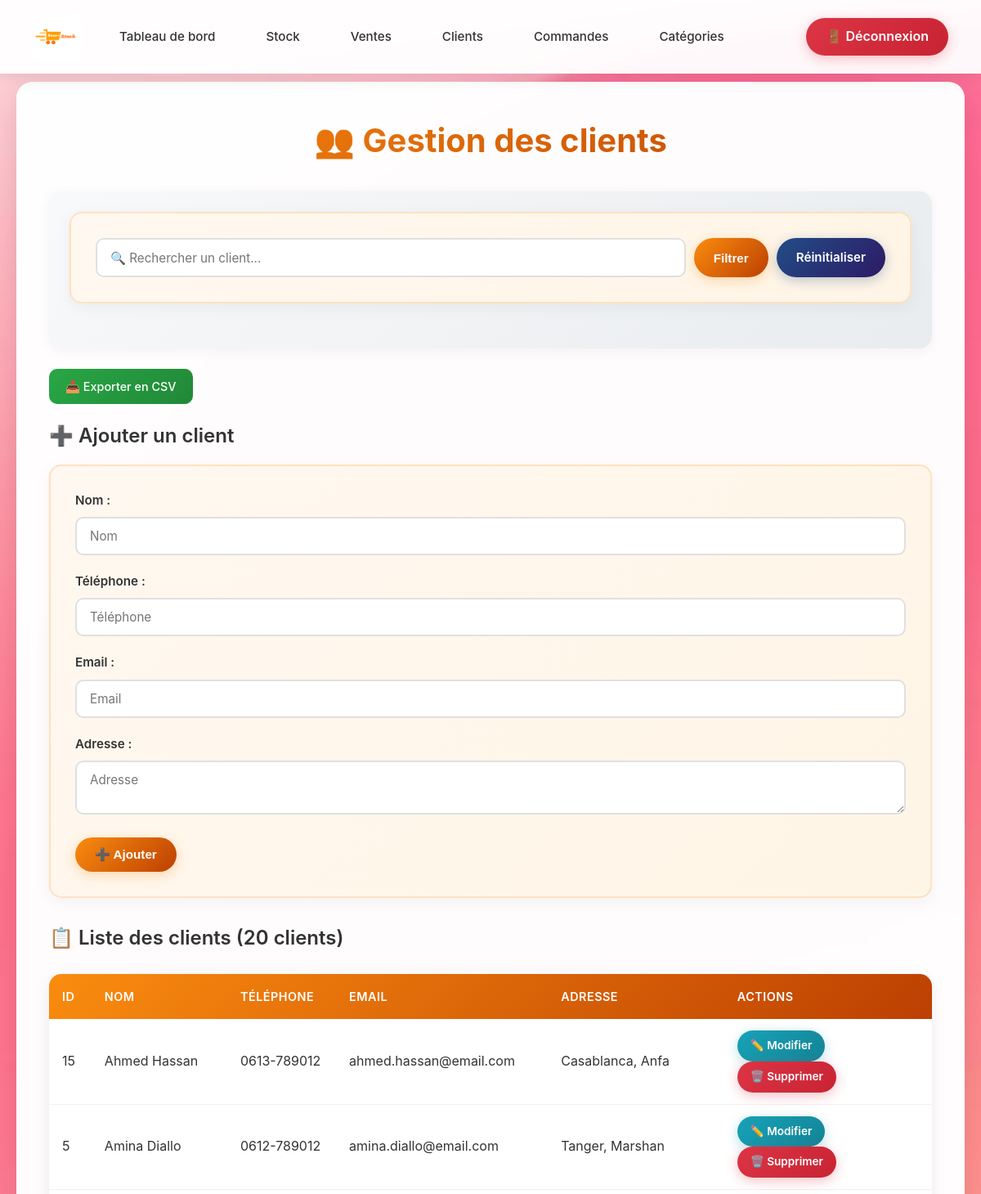
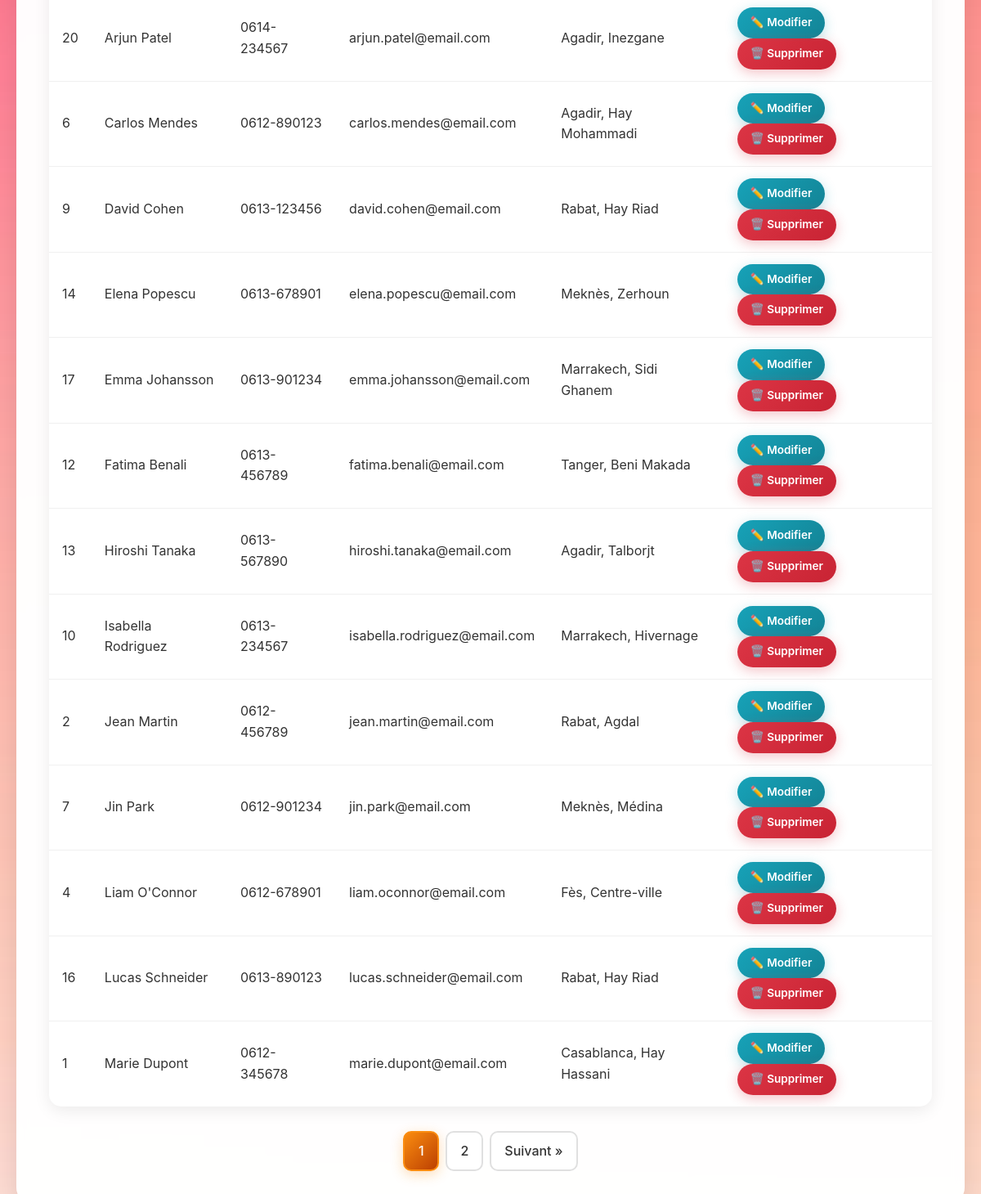
The page /pages/clients/clients.php (signed in) on the database its author committed (2 pictures, top to bottom).
### tables this page shows
CREATE TABLE clients (
    id INT AUTO_INCREMENT PRIMARY KEY,
    nom VARCHAR(100) NOT NULL,
    telephone VARCHAR(20),
    email VARCHAR(100),
    adresse TEXT
);

### pages/clients/clients.php (the view, shortened to what this page needs)
<?php
include('../../config/db_conn.php');
$role = $_SESSION['role'];
$peut_modifier = in_array($role, ['admin', 'vendeur']);
$page = isset($_GET['page']) ? max(1, intval($_GET['page'])) : 1;
$per_page = 15;
$offset = ($page - 1) * $per_page;
$recherche = isset($_GET['recherche']) ? trim($_GET['recherche']) : '';
$where_clause = "";
$params = [];
$types = "";
$count_query = "SELECT COUNT(*) as total FROM clients $where_clause";
if (!empty($params)) {
    $stmt = mysqli_prepare($conn, $count_query);
    mysqli_stmt_bind_param($stmt, $types, ...$params);
    mysqli_stmt_execute($stmt);
    $count_result = mysqli_stmt_get_result($stmt);
    $total_rows = mysqli_fetch_assoc($count_result)['total'];
    mysqli_stmt_close($stmt);
} else {
    $count_result = mysqli_query($conn, $count_query);
    $total_rows = mysqli_fetch_assoc($count_result)['total'];
}
$total_pages = ceil($total_rows / $per_page);
$query = "SELECT * FROM clients $where_clause ORDER BY nom ASC LIMIT ? OFFSET ?";
$params[] = $per_page;
$params[] = $offset;
$types .= "ii";
$stmt = mysqli_prepare($conn, $query);
mysqli_stmt_bind_param($stmt, $types, ...$params);
mysqli_stmt_execute($stmt);
$result = mysqli_stmt_get_result($stmt);
$client_edit = null;
?>
<!DOCTYPE html>
<html lang="fr">
<head>
<link rel="stylesheet" href="../../assets/css/styles_connected.css">
</head>
<body>
<header>
    <nav class="navbar">
        <div class="nav-left">
            <a href="index.php" class="logo-link">
                <img src="../../assets/images/logo_epicerie.png" alt="Logo" class="logo-navbar">
            </a>
            <a href="index.php" class="nav-link">Tableau de bord</a>
            <a href="stock.php" class="nav-link">Stock</a>
            <a href="ventes.php" class="nav-link">Ventes</a>
            <a href="clients.php" class="nav-link">Clients</a>
            <a href="commandes.php" class="nav-link">Commandes</a>
            <a href="categories.php" class="nav-link">Catégories</a>
        </div>
        <a href="logout.php" class="logout">🚪 Déconnexion</a>
    </nav>
</header>
<div class="main-container">
    <div class="content-wrapper">
    <h1>👥 Gestion des clients</h1>
    <div class="filters">
        <form method="GET" style="display: flex; gap: 10px; width: 100%;">
            <input type="text" name="recherche" placeholder="🔍 Rechercher un client..." value="<?= htmlspecialchars($recherche) ?>" style="flex: 1;">
            <button type="submit" class="btn">Filtrer</button>
            <a href="clients.php" class="btn btn-secondary">Réinitialiser</a>
        </form>
    </div>
    <div class="export-buttons">
        <a href="?export=csv">📥 Exporter en CSV</a>
    </div>
        <h3><?= $client_edit ? '✏️ Modifier un client' : '➕ Ajouter un client' ?></h3>
    <form method="POST">
            <div class="form-group">
                <label>Nom :</label>
                <input type="text" name="nom" placeholder="Nom" value="<?= $client_edit ? htmlspecialchars($client_edit['nom']) : '' ?>" required>
            </div>
            <div class="form-group">
                <label>Téléphone :</label>
                <input type="text" name="telephone" placeholder="Téléphone" value="<?= $client_edit ? htmlspecialchars($client_edit['telephone']) : '' ?>">
            </div>
            <div class="form-group">
                <label>Email :</label>
                <input type="email" name="email" placeholder="Email" value="<?= $client_edit ? htmlspecialchars($client_edit['email']) : '' ?>">
            </div>
            <div class="form-group">
                <label>Adresse :</label>
                <textarea name="adresse" placeholder="Adresse"><?= $client_edit ? htmlspecialchars($client_edit['adresse']) : '' ?></textarea>
            </div>
            <button name="<?= $client_edit ? 'modifier' : 'ajouter' ?>" class="btn">
                <?= $client_edit ? '✏️ Modifier' : '➕ Ajouter' ?>
            </button>
    </form>
        <h3>📋 Liste des clients (<?= $total_rows ?> client<?= $total_rows > 1 ? 's' : '' ?>)</h3>
    <table>
            <thead>
                <tr>
                    <th>ID</th>
                    <th>Nom</th>
                    <th>Téléphone</th>
                    <th>Email</th>
                    <th>Adresse</th>
                    <?php if ($peut_modifier): ?><th>Actions</th><?php endif; ?>
                </tr>
            </thead>
            <tbody>
                <?php
                if (mysqli_num_rows($result) > 0):
                    while ($row = mysqli_fetch_assoc($result)):
                ?>
        <tr>
            <td><?= $row['id'] ?></td>
            <td><?= htmlspecialchars($row['nom']) ?></td>
            <td><?= htmlspecialchars($row['telephone']) ?></td>
                    <td><?= htmlspecialchars($row['email']) ?></td>
                    <td><?= htmlspecialchars($row['adresse']) ?></td>
                    <?php if ($peut_modifier): ?>
                        <td>
                            <a href="?edit=<?= $row['id'] ?>&<?= http_build_query(array_merge($_GET, ['edit' => $row['id']])) ?>" class="btn btn-info btn-sm">✏️ Modifier</a>
                            <a href="?supprimer=<?= $row['id'] ?>" class="btn btn-danger btn-sm" onclick="return confirm('Êtes-vous sûr ?')">🗑️ Supprimer</a>
                        </td>
                    <?php endif; ?>
                </tr>
                <?php
                    endwhile;
                endif; ?>
            </tbody>
    </table>
    <?php if ($total_pages > 1): ?>
    <div class="pagination">
        <?php for ($i = max(1, $page - 2); $i <= min($total_pages, $page + 2); $i++): ?>
            <?php if ($i == $page): ?>
                <span class="active"><?= $i ?></span>
            <?php else: ?>
                <a href="?page=<?= $i ?>&<?= http_build_query(array_merge($_GET, ['page' => $i])) ?>"><?= $i ?></a>
            <?php endif; ?>
        <?php endfor; ?>
        <?php if ($page < $total_pages): ?>
            <a href="?page=<?= $page + 1 ?>&<?= http_build_query(array_merge($_GET, ['page' => $page + 1])) ?>">Suivant »</a>
        <?php endif; ?>
    </div>
    <?php endif; ?>
    </div>
</div>
</body>
</html>

### rows shown on the page
clients: id "15", nom "Ahmed Hassan", telephone "0613-789012", email "ahmed.hassan@email.com", adresse "Casablanca, Anfa"
clients: id "5", nom "Amina Diallo", telephone "0612-789012", email "amina.diallo@email.com", adresse "Tanger, Marshan"
clients: id "20", nom "Arjun Patel", telephone "0614-234567", email "arjun.patel@email.com", adresse "Agadir, Inezgane"
clients: id "6", nom "Carlos Mendes", telephone "0612-890123", email "carlos.mendes@email.com", adresse "Agadir, Hay Mohammadi"
clients: id "9", nom "David Cohen", telephone "0613-123456", email "david.cohen@email.com", adresse "Rabat, Hay Riad"
clients: id "14", nom "Elena Popescu", telephone "0613-678901", email "elena.popescu@email.com", adresse "Meknès, Zerhoun"
clients: id "17", nom "Emma Johansson", telephone "0613-901234", email "emma.johansson@email.com", adresse "Marrakech, Sidi Ghanem"
clients: id "12", nom "Fatima Benali", telephone "0613-456789", email "fatima.benali@email.com", adresse "Tanger, Beni Makada"
clients: id "13", nom "Hiroshi Tanaka", telephone "0613-567890", email "hiroshi.tanaka@email.com", adresse "Agadir, Talborjt"
clients: id "10", nom "Isabella Rodriguez", telephone "0613-234567", email "isabella.rodriguez@email.com", adresse "Marrakech, Hivernage"
clients: id "2", nom "Jean Martin", telephone "0612-456789", email "jean.martin@email.com", adresse "Rabat, Agdal"
clients: id "7", nom "Jin Park", telephone "0612-901234", email "jin.park@email.com", adresse "Meknès, Médina"
clients: id "4", nom "Liam O'Connor", telephone "0612-678901", email "liam.oconnor@email.com", adresse "Fès, Centre-ville"
clients: id "16", nom "Lucas Schneider", telephone "0613-890123", email "lucas.schneider@email.com", adresse "Rabat, Hay Riad"
clients: id "1", nom "Marie Dupont", telephone "0612-345678", email "marie.dupont@email.com", adresse "Casablanca, Hay Hassani"

### other values the page prints
$total_rows "20"
